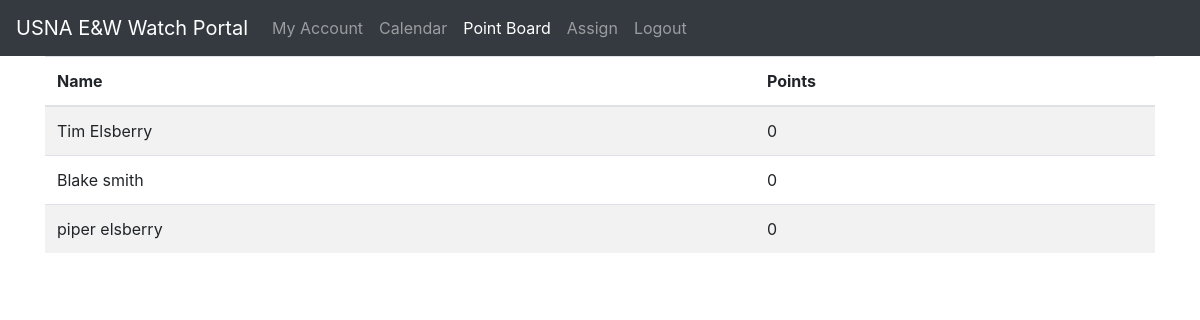
The app's page /points with its own data.
### app.py (models this page shows, shortened)
class User(UserMixin,db.Model):
    __tablename__='Users'
    id = db.Column(db.Integer, primary_key=True)
    active = db.Column(db.Boolean, default=True)
    first = db.Column(db.String(128))
    last = db.Column(db.String(128))
    email = db.Column(db.String(64), index=True, unique=True)
    password_hash = db.Column(db.String(128))
    created = db.Column(db.DateTime, index=False, unique=False, default=date.today())
    phone = db.Column(db.Integer)
    qualified = db.Column(db.Boolean, index=True, unique=False, default=False)
    data = db.Column(db.String(32768), index=False, unique=False)
    points = db.Column(db.Integer, index=True, unique=False, default=0)
    def __repr__(self):
        return f"{self.first} {self.last}"

### app.py (the view)
@app.route('/points', methods=["GET"])
def points():
    return render_template('points.html',users=User.query.all())

### templates/points.html
{%extends "base.html"%}
{%block content%}
<div class="container">
<table class="table table-striped table-hover">
    <thead>
        <tr>
            <th scope="col">Name</th>
            <th scope="col">Points</th>
        </tr>
    </thead>
<tbody>
    {%for u in users%}
    <tr>
        <td>{{u}}</td>
        <td>{{u.points}}</td>
    </tr>
    {%endfor%}
</tbody>
</table>
</div>
{%endblock%}

### records on screen
User: first+last "Tim Elsberry", points "0"
User: first+last "Blake smith", points "0"
User: first+last "piper elsberry", points "0"
